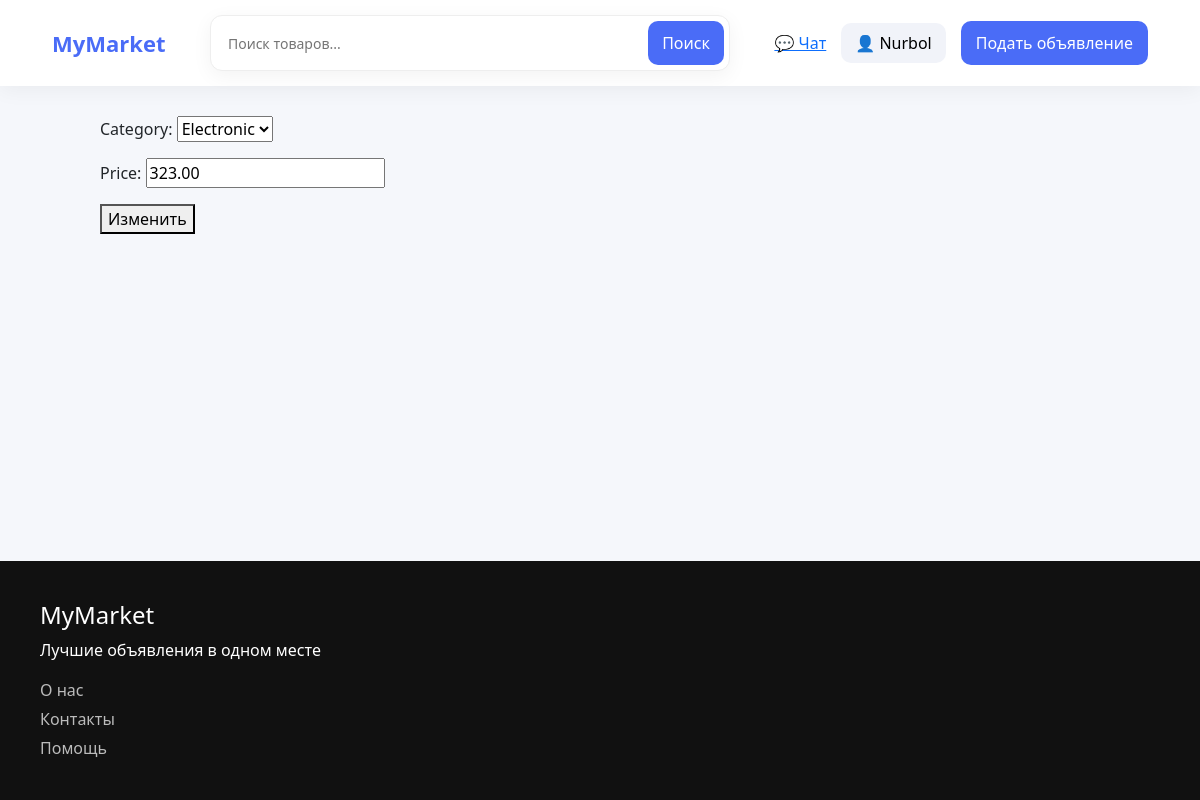
The app's page /ProductUpdate/3/Update (signed in) with its own data.
### users/models.py (models this page shows)
class User(AbstractUser):
    phone_number = models.CharField(10)

### main/models.py (models this page shows, shortened)
class Product(models.Model):
    category = models.ForeignKey(Category, on_delete=models.CASCADE)
    subcategory = models.ForeignKey(SubCategory,on_delete=models.CASCADE, related_name="products")
    name = models.CharField(max_length=50)
    description = models.TextField()
    price = models.DecimalField(max_digits=20,decimal_places=2,blank=False)
    created_at = models.DateTimeField(auto_now_add=True)
    author = models.ForeignKey(settings.AUTH_USER_MODEL, on_delete=models.CASCADE)

### main/views.py (the view)
# urls.py: path('ProductUpdate/<int:pk>/Update', ProductUpdate.as_view(), name='ProductUpdate'),
class ProductUpdate(LoginRequiredMixin,UpdateView):
    model = Product
    fields = ['category', 'title', 'price']
    template_name = 'main/ProductUpdate.html'
    success_url = reverse_lazy('main:home')
    def get_queryset(self):
        return super().get_queryset().filter(author=self.request.user)

### main/models.py (called while the page is built)
    def __str__(self):
        return self.name

### main/templates/main/ProductUpdate.html (shortened to what this page needs)
{% extends "main/base.html" %}
{% block section %}
    <form action="" method="post">
        {{form.as_p}}
        <button type="submit">Изменить</button>
    </form>
{% endblock section %}

### main/templates/main/base.html (shortened to what this page needs)
<!DOCTYPE html>
{% load static %}
<html lang="en">
<head>
    <link href="https://cdn.jsdelivr.net/npm/bootstrap@5.3.8/dist/css/bootstrap.min.css" rel="stylesheet">
    <link rel="stylesheet" href="{% static 'main/css/base.css' %}">
</head>
<body class="page-wrapper">
    <header>
        <nav class="navbar custom-navbar">
            <div class="container-fluid nav-body">
                <a href="{% url 'main:home' %}" class="logo">
                    MyMarket
                </a>
                <form class="search-form" method="get">
                    <div class="search-box">
                        <input
                            type="text"
                            name="q"
                            placeholder="Поиск товаров..."
                            value="{{ request.GET.q }}"
                        >
                        <button type="submit">
                            Поиск
                        </button>
                    </div>
                </form>
                <div class="nav-right">
                    <a href="#" class="chat-link">💬 Чат</a>
                    {% if user.is_authenticated %}
                        <div class="dropdown user-dropdown">
                            <button class="user-btn" data-bs-toggle="dropdown">
                                👤 {{ user.username }}
                            </button>
                    </div>
                    {% else %}
                        <div class="auth-links">
                            <a href="{% url 'users:login' %}" class="login-btn">Войти</a>
                            <a href="{% url 'users:register' %}" class="register-btn">Регистрация</a>
                        </div>
                    {% endif %}
                    <a href="{% url 'main:ProductCreate' %}" class="create-btn">
                        Подать объявление
                    </a>
                </div>
            </div>
        </nav>
    </header>
    <section style="margin-top: 30px;margin-bottom: 30px;">
        {% block section %}{% endblock section %}
    </section>
    <footer class="footer">
        <div class="footer-container">
            <div>
                <h4>MyMarket</h4>
                <p>Лучшие объявления в одном месте</p>
            </div>
            <div>
                <a href="#">О нас</a>
                <a href="#">Контакты</a>
                <a href="#">Помощь</a>
            </div>
        </div>
    </footer>
</body>
</html>

### main/static/main/css/base.css (style rules this page uses)
body { background: #f5f7fb; font-family: 'Segoe UI', sans-serif; height: 100%; margin: 0; }
.page-wrapper { display: flex; flex-direction: column; min-height: 100vh; }
section { flex: 1; margin: 0 100px }
.footer { margin-top: auto; }
.custom-navbar { background: white; padding: 15px 40px; box-shadow: 0 4px 20px rgba(0,0,0,0.05); position: sticky; top: 0; z-index: 100; }
.logo { font-weight: bold; font-size: 22px; color: #4a6cf7; text-decoration: none; }
.search-form input { width: 400px; padding: 10px 15px; border-radius: 10px; border: 1px solid #ddd; outline: none; }
.nav-right { display: flex; align-items: center; gap: 15px; }
.create-btn { background: #4a6cf7; color: white; padding: 10px 15px; border-radius: 10px; text-decoration: none; }
.user-btn { background: #f1f3f9; border: none; padding: 8px 14px; border-radius: 10px; transition: 0.2s; }
.search-box { display: flex; align-items: center; background: white; border-radius: 12px; padding: 5px; width: 520px; box-shadow: 0 5px 20px rgba(0,0,0,0.05); border: 1px solid #eee; }
.search-box input { flex: 1; border: none; outline: none; padding: 10px 12px; font-size: 14px; border-radius: 10px; }
.search-box button { background: #4a6cf7; border: none; color: white; padding: 10px 14px; border-radius: 10px; cursor: pointer; transition: 0.2s; }
.footer { background: #111; color: white; padding: 40px; margin-top: 50px; }
.footer a { color: #bbb; display: block; margin-top: 5px; text-decoration: none; }

### records on screen
User: username "Nurbol"
Product: category "Electronic", price "323.00"
